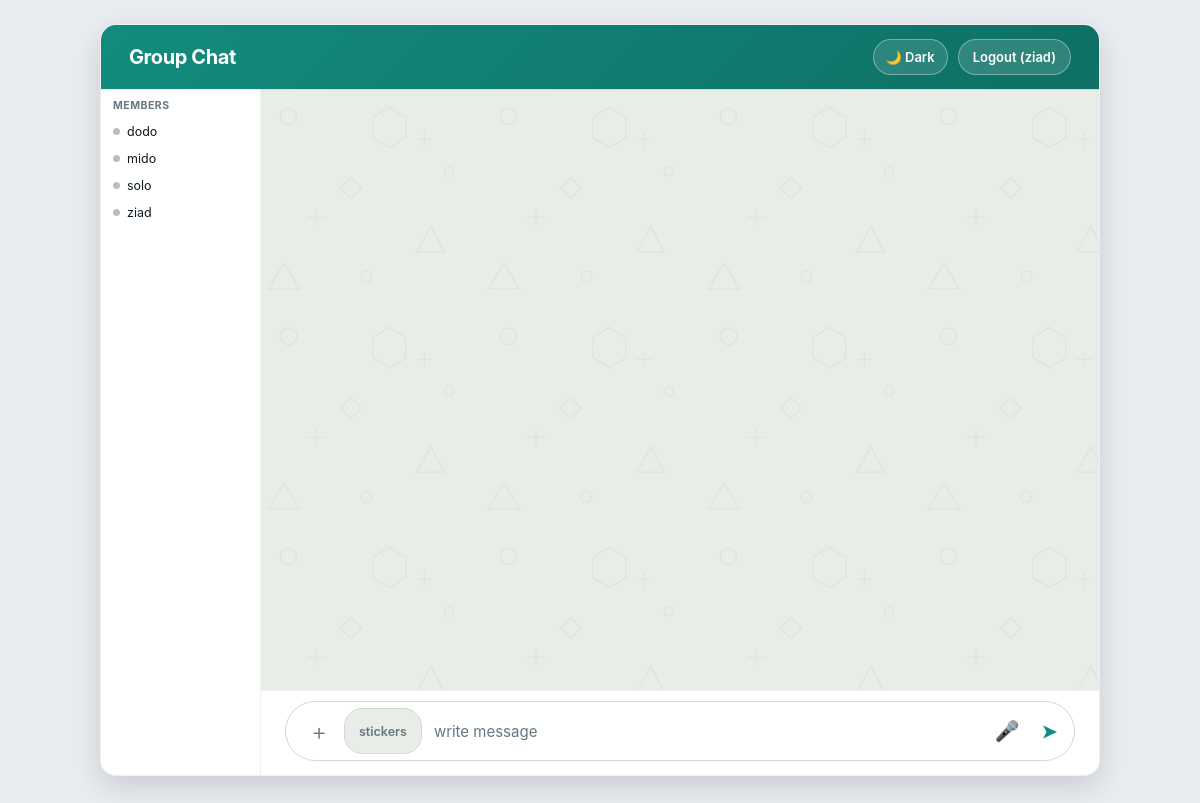
Before: / (signed in) with the older database file.
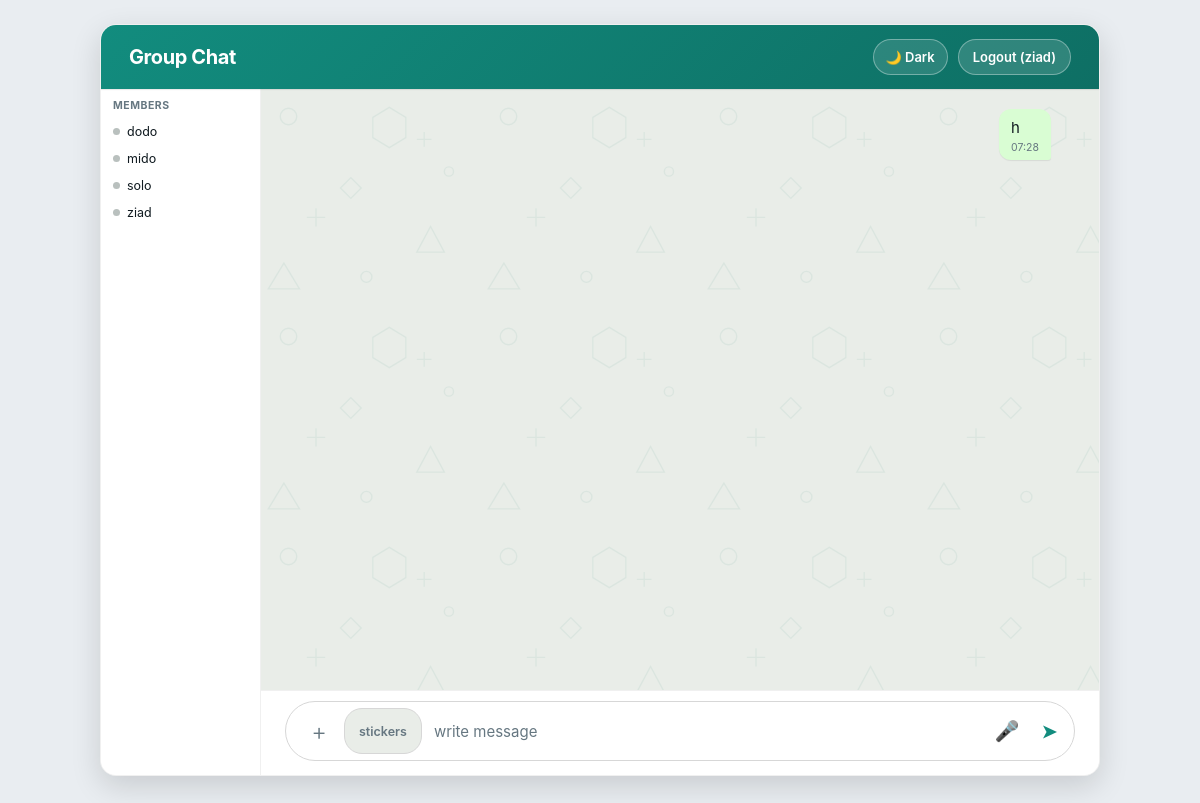
After: the same page with the newer database file.
### chat/models.py (models this page shows, shortened)
class Message(models.Model):
    TEXT = "text"
    AUDIO = "audio"
    VIDEO = "video"
    PHOTO = "photo"
    DOCUMENT = "document"
    STICKER = "sticker"
    POLL = "poll"
    MESSAGE_TYPES = [
        (TEXT, "Text"),
        (AUDIO, "Audio"),
        (VIDEO, "Video"),
        (PHOTO, "Photo"),
        (DOCUMENT, "Document"),
        (STICKER, "Sticker"),
        (POLL, "Poll"),
    ]
    sender = models.CharField(max_length=150)
    text = models.TextField(blank=True)
    audio = models.FileField(upload_to=voice_message_path, blank=True, null=True)
    video = models.FileField(upload_to=video_message_path, blank=True, null=True)
    photo = models.FileField(upload_to=photo_message_path, blank=True, null=True)
    document = models.FileField(upload_to=document_message_path, blank=True, null=True)
    document_name = models.CharField(max_length=255, blank=True)
    sticker = models.CharField(max_length=64, blank=True)
    custom_sticker = models.ForeignKey("CustomSticker", on_delete=models.SET_NULL, null=True, blank=True, related_name="messages")
    message_type = models.CharField(max_length=10, choices=MESSAGE_TYPES, default=TEXT)
    is_deleted = models.BooleanField(default=False)
    created_at = models.DateTimeField(auto_now_add=True)

### chat/views.py (the view)
# urls.py: path("", views.room, name="room"),
@login_required
def room(request):
    messages = list(Message.objects.all().order_by("created_at"))
    _mark_delivered(messages, request.user)
    _attach_poll_data(messages, request.user)
    members = list(User.objects.filter(is_active=True).order_by("username"))
    _attach_online_status(members)
    last_id = messages[-1].id if messages else 0
    custom_stickers = list(CustomSticker.objects.all().order_by("-created_at")[:60])
    return render(request, "chat/room.html", {
        "messages": messages,
        "members": members,
        "last_id": last_id,
        "custom_stickers": custom_stickers,
    })

### chat/utils.py (called while the page is built)
def get_client_ip(request):
    forwarded_for = request.META.get("HTTP_X_FORWARDED_FOR")
    if forwarded_for:
        return forwarded_for.split(",")[0].strip()
    return request.META.get("REMOTE_ADDR")

### chat/views.py (called while the page is built, shortened)
def _attach_poll_data(messages, user):
    for m in messages:
        if m.message_type != Message.POLL:
            continue

def _attach_online_status(members):
    cutoff = timezone.now() - timedelta(seconds=ONLINE_WINDOW_SECONDS)
    online_user_ids = set(
        UserPresence.objects.filter(user__in=members, last_seen__gte=cutoff).values_list("user_id", flat=True)
    )
    for m in members:
        m.is_online = m.id in online_user_ids

def _mark_delivered(messages, user):
    others_msgs = [m for m in messages if m.sender != user.username]
    if not others_msgs:
        return

### chat/templates/chat/room.html (shortened to what this page needs)
{% load static %}
<!DOCTYPE html>
<html lang="en">
<head>
    <link rel="stylesheet" href="{% static 'chat/styles.css' %}">
</head>
<body>
    <div class="container">
        <div class="topbar">
            <h1>
                    <path d="M20,3 C21.6,13.2 26.8,18.4 37,20 C26.8,21.6 21.6,26.8 20,37 C18.4,26.8 13.2,21.6 3,20 C13.2,18.4 18.4,13.2 20,3 Z" fill="url(#sparkleGradientRoom)"/>
                    <circle cx="32" cy="9" r="2.6" fill="var(--gold-bright)"/>
                <span class="label-full">Group Chat</span>
            </h1>
            <div class="topbar-right">
                <button id="theme-toggle" type="button">
                    <span class="icon">🌙</span> <span class="label">Dark</span>
                </button>
                <form class="logout-form" method="post" action="{% url 'logout' %}">
                    <button type="submit" class="logout-btn">Logout ({{ user.username }})</button>
                </form>
            </div>
        </div>
        <div class="main-wrapper">
            <div id="members-sidebar">
                <h3>Members</h3>
                <ul id="members-list">
                    {% for member in members %}
                        <li data-username="{{ member.username }}">
                            <span class="status-dot {% if member.is_online %}online{% else %}offline{% endif %}"></span>
                            <span class="member-name">{{ member.username }}</span>
                        </li>
                    {% endfor %}
                </ul>
            </div>
            <div class="chat-area">
                <div id="chat-box">
                    {% for m in messages %}
                        <div class="msg {% if m.sender == user.username %}me{% else %}them{% endif %}{% if m.is_deleted %} deleted{% endif %}"
                             data-id="{{ m.id }}"
                             data-sender="{{ m.sender }}"
                             data-can-delete="{% if m.is_deleted %}0{% else %}{% if m.sender == user.username %}1{% else %}{% if user.is_staff %}1{% else %}0{% endif %}{% endif %}{% endif %}"
                             data-can-view-info="{% if m.sender == user.username %}1{% else %}{% if user.is_staff %}1{% else %}0{% endif %}{% endif %}"
                             data-type="{{ m.message_type }}">
                            {% if m.is_deleted %}
                                <div class="text deleted-text">🚫 This message was deleted</div>
                            {% elif m.message_type == 'video' %}
                                <video class="video-note" controls preload="metadata" src="{{ m.video.url }}"></video>
                            {% elif m.message_type == 'photo' %}
                                <img class="photo-msg" src="{{ m.photo.url }}" alt="photo">
                            {% elif m.message_type == 'document' %}
                                <a class="doc-msg" href="{{ m.document.url }}" download="{{ m.document_name }}">
                                    <span class="doc-icon">📄</span>
                                    <span class="doc-name">{{ m.document_name }}</span>
                                </a>
                            {% elif m.message_type == 'sticker' %}
                                {% if m.custom_sticker %}
                                    <img class="sticker-img" src="{{ m.custom_sticker.image.url }}" alt="sticker">
                                {% else %}
                                    <img class="sticker-img" src="{% static 'chat/stickers/'|add:m.sticker %}" alt="sticker">
                                {% endif %}
                            {% else %}
                                <div class="text">{{ m.text }}</div>
                            {% endif %}
                            <div class="time">{{ m.created_at|time:"H:i" }}</div>
                        </div>
                    {% endfor %}
                </div>
                <div id="toolbar-pill">
                    <form id="send-form">
                        <button type="button" id="attach-btn" title="Attach">
                            <span class="attach-icon">+</span>
                        </button>
                        <button type="button" id="sticker-btn" title="Send a sticker">stickers</button>
                        <input type="text" id="text-input" placeholder="write message" autocomplete="off">
                        <button type="button" id="mic-btn" title="Record a voice message">
                            <span class="mic-icon">🎤</span>
                        </button>
                        <button type="submit" id="send-btn" title="Send">
                            <span class="send-icon">➤</span>
                        </button>
                    </form>
                </div>
            </div>
        </div>
    </div>
</body>
</html>

Changed rows visible on the page:
added Message: text "h", created_at "07:28"
